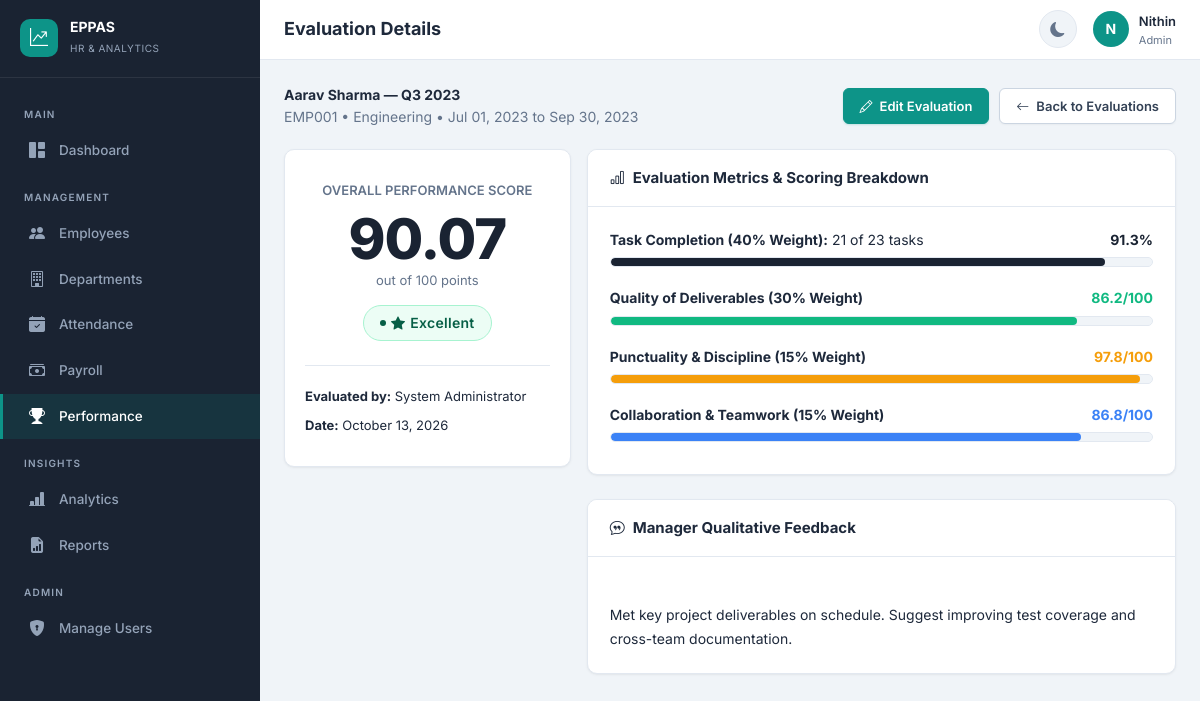
The app's page /performance/1 (signed in) with its own data.
### app/models.py (models this page shows, shortened)
class User(UserMixin, db.Model):
    __tablename__ = 'users'
    id = db.Column(db.Integer, primary_key=True)
    email = db.Column(db.String(120), unique=True, nullable=False, index=True)
    password_hash = db.Column(db.String(256), nullable=False)
    full_name = db.Column(db.String(100), nullable=False)
    role = db.Column(db.String(20), nullable=False, default='employee')  # admin, hr_manager, employee
    is_active = db.Column(db.Boolean, default=True)
    employee_id = db.Column(db.Integer, db.ForeignKey('employees.id'), nullable=True)
    created_at = db.Column(db.DateTime, default=datetime.utcnow)
    updated_at = db.Column(db.DateTime, default=datetime.utcnow, onupdate=datetime.utcnow)
    employee = db.relationship('Employee', backref='user_account', uselist=False, foreign_keys=[employee_id])
    @property
    def is_admin(self):
        return self.role == 'admin'
    @property
    def is_hr(self):
        return self.role in ('admin', 'hr_manager')

class Employee(db.Model):
    __tablename__ = 'employees'
    id = db.Column(db.Integer, primary_key=True)
    employee_code = db.Column(db.String(20), unique=True, nullable=False, index=True)
    full_name = db.Column(db.String(100), nullable=False)
    email = db.Column(db.String(120), unique=True, nullable=False, index=True)
    phone = db.Column(db.String(20), nullable=True)
    department_id = db.Column(db.Integer, db.ForeignKey('departments.id'), nullable=False)
    designation = db.Column(db.String(100), nullable=False)
    date_of_joining = db.Column(db.Date, nullable=False)
    employment_status = db.Column(db.String(20), default='active')  # active, inactive, on_leave, terminated
    basic_salary = db.Column(db.Float, nullable=False, default=0)
    hra = db.Column(db.Float, default=0)  # House Rent Allowance
    other_allowances = db.Column(db.Float, default=0)
    tax_deduction = db.Column(db.Float, default=0)
    pf_deduction = db.Column(db.Float, default=0)  # Provident Fund
    other_deductions = db.Column(db.Float, default=0)
    manager_id = db.Column(db.Integer, db.ForeignKey('employees.id'), nullable=True)
    work_location = db.Column(db.String(100), default='Main Office')
    created_at = db.Column(db.DateTime, default=datetime.utcnow)
    updated_at = db.Column(db.DateTime, default=datetime.utcnow, onupdate=datetime.utcnow)
    manager = db.relationship('Employee', remote_side=[id], backref='subordinates')
    attendance_records = db.relationship('Attendance', backref='employee', lazy='dynamic', cascade='all, delete-orphan')
    payroll_records = db.relationship('Payroll', backref='employee', lazy='dynamic', cascade='all, delete-orphan')
    performance_records = db.relationship('PerformanceEvaluation', backref='employee', lazy='dynamic', cascade='all, delete-orphan')

class PerformanceEvaluation(db.Model):
    __tablename__ = 'performance_evaluations'
    id = db.Column(db.Integer, primary_key=True)
    employee_id = db.Column(db.Integer, db.ForeignKey('employees.id'), nullable=False)
    evaluation_period = db.Column(db.String(50), nullable=False)  # e.g., "Q1 2024", "Jan 2024"
    period_start = db.Column(db.Date, nullable=False)
    period_end = db.Column(db.Date, nullable=False)
    tasks_assigned = db.Column(db.Integer, default=0)
    tasks_completed = db.Column(db.Integer, default=0)
    task_completion_pct = db.Column(db.Float, default=0)
    quality_score = db.Column(db.Float, default=0)  # 0-100
    punctuality_score = db.Column(db.Float, default=0)  # 0-100
    teamwork_score = db.Column(db.Float, default=0)  # 0-100
    manager_feedback = db.Column(db.Text, nullable=True)
    overall_score = db.Column(db.Float, default=0)
    rating = db.Column(db.String(30), default='Needs Improvement')
    evaluated_by = db.Column(db.Integer, db.ForeignKey('users.id'), nullable=True)
    created_at = db.Column(db.DateTime, default=datetime.utcnow)
    updated_at = db.Column(db.DateTime, default=datetime.utcnow, onupdate=datetime.utcnow)
    evaluator = db.relationship('User', foreign_keys=[evaluated_by])

class Department(db.Model):
    __tablename__ = 'departments'
    id = db.Column(db.Integer, primary_key=True)
    name = db.Column(db.String(100), unique=True, nullable=False)
    description = db.Column(db.Text, nullable=True)
    created_at = db.Column(db.DateTime, default=datetime.utcnow)
    employees = db.relationship('Employee', backref='department', lazy='dynamic')

### app/performance/routes.py (the view)
@performance_bp.route('/<int:eval_id>')
@login_required
def view_evaluation(eval_id):
    evaluation = PerformanceEvaluation.query.get_or_404(eval_id)
    if current_user.role == 'employee':
        if not current_user.employee_id or current_user.employee_id != evaluation.employee_id:
            flash('You can only view your own performance evaluations.', 'danger')
            return redirect(url_for('performance.performance_list'))
    return render_template('performance/view.html', evaluation=evaluation)

### app/templates/performance/view.html (shortened to what this page needs)
{% extends "base.html" %}
{% block page_title %}Evaluation Details{% endblock %}
{% block content %}
<div style="display:flex;justify-content:space-between;align-items:center;margin-bottom:20px;flex-wrap:wrap;gap:12px;">
  <div>
    <h4 style="margin:0;font-weight:700;">{{ evaluation.employee.full_name }} &mdash; {{ evaluation.evaluation_period }}</h4>
    <span class="text-muted">{{ evaluation.employee.employee_code }} &bull; {{ evaluation.employee.department.name }} &bull; {{ evaluation.period_start.strftime('%b %d, %Y') }} to {{ evaluation.period_end.strftime('%b %d, %Y') }}</span>
  </div>
  <div style="display:flex;gap:10px;">
    {% if current_user.is_hr %}
    <a href="{{ url_for('performance.edit_evaluation', eval_id=evaluation.id) }}" class="btn btn-primary">
      <i class="bi bi-pencil"></i> Edit Evaluation
    </a>
    {% endif %}
    <a href="{{ url_for('performance.performance_list') }}" class="btn btn-secondary">
      <i class="bi bi-arrow-left"></i> Back to Evaluations
    </a>
  </div>
</div>
<div class="row">
  <div class="col-md-4">
    <div class="card mb-4" style="text-align:center;padding:30px 20px;">
      <div style="font-size:13px;text-transform:uppercase;color:var(--text-muted);font-weight:600;margin-bottom:8px;">Overall Performance Score</div>
      <div style="font-size:56px;font-weight:800;color:var(--primary);letter-spacing:-1px;line-height:1.1;">
        {{ evaluation.overall_score }}
      </div>
      <div style="font-size:13px;color:var(--text-muted);margin-bottom:14px;">out of 100 points</div>
      <div>
        {% if evaluation.rating == 'Excellent' %}
        <span class="badge badge-success" style="font-size:14px;padding:6px 16px;"><i class="bi bi-star-fill"></i> Excellent</span>
        {% elif evaluation.rating == 'Good' %}
        <span class="badge badge-info" style="font-size:14px;padding:6px 16px;"><i class="bi bi-hand-thumbs-up"></i> Good</span>
        {% elif evaluation.rating == 'Satisfactory' %}
        <span class="badge badge-warning" style="font-size:14px;padding:6px 16px;"><i class="bi bi-dash-circle"></i> Satisfactory</span>
        {% else %}
        <span class="badge badge-danger" style="font-size:14px;padding:6px 16px;"><i class="bi bi-exclamation-triangle"></i> Needs Improvement</span>
        {% endif %}
      </div>
      <div style="margin-top:24px;padding-top:20px;border-top:1px solid var(--border);text-align:left;font-size:13px;">
        <div style="margin-bottom:8px;"><strong>Evaluated by:</strong> {{ evaluation.evaluator.full_name if evaluation.evaluator else 'System / HR' }}</div>
        <div><strong>Date:</strong> {{ evaluation.created_at.strftime('%B %d, %Y') if evaluation.created_at else 'N/A' }}</div>
      </div>
    </div>
  </div>
  <div class="col-md-8">
    <div class="card mb-4">
      <div class="card-header">
        <h6><i class="bi bi-bar-chart"></i> Evaluation Metrics &amp; Scoring Breakdown</h6>
      </div>
      <div class="card-body">
        <div style="margin-bottom:20px;">
          <div style="display:flex;justify-content:space-between;margin-bottom:6px;font-size:14px;">
            <span><strong>Task Completion (40% Weight):</strong> {{ evaluation.tasks_completed }} of {{ evaluation.tasks_assigned }} tasks</span>
            <strong style="color:var(--primary);">{{ "{:.1f}%".format(evaluation.task_completion_pct) }}</strong>
          </div>
          <div style="height:10px;background:var(--surface);border-radius:6px;overflow:hidden;border:1px solid var(--border);">
            <div style="width:{{ [evaluation.task_completion_pct, 100]|min }}%;height:100%;background:var(--primary);border-radius:6px;"></div>
          </div>
        </div>
        <div style="margin-bottom:20px;">
          <div style="display:flex;justify-content:space-between;margin-bottom:6px;font-size:14px;">
            <span><strong>Quality of Deliverables (30% Weight)</strong></span>
            <strong style="color:var(--success);">{{ evaluation.quality_score }}/100</strong>
          </div>
          <div style="height:10px;background:var(--surface);border-radius:6px;overflow:hidden;border:1px solid var(--border);">
            <div style="width:{{ [evaluation.quality_score, 100]|min }}%;height:100%;background:var(--success);border-radius:6px;"></div>
          </div>
        </div>
        <div style="margin-bottom:20px;">
          <div style="display:flex;justify-content:space-between;margin-bottom:6px;font-size:14px;">
            <span><strong>Punctuality &amp; Discipline (15% Weight)</strong></span>
            <strong style="color:var(--warning);">{{ evaluation.punctuality_score }}/100</strong>
          </div>
          <div style="height:10px;background:var(--surface);border-radius:6px;overflow:hidden;border:1px solid var(--border);">
            <div style="width:{{ [evaluation.punctuality_score, 100]|min }}%;height:100%;background:var(--warning);border-radius:6px;"></div>
          </div>
        </div>
        <div style="margin-bottom:10px;">
          <div style="display:flex;justify-content:space-between;margin-bottom:6px;font-size:14px;">
            <span><strong>Collaboration &amp; Teamwork (15% Weight)</strong></span>
            <strong style="color:var(--info);">{{ evaluation.teamwork_score }}/100</strong>
          </div>
          <div style="height:10px;background:var(--surface);border-radius:6px;overflow:hidden;border:1px solid var(--border);">
            <div style="width:{{ [evaluation.teamwork_score, 100]|min }}%;height:100%;background:var(--info);border-radius:6px;"></div>
          </div>
        </div>
      </div>
    </div>
    <div class="card">
      <div class="card-header">
        <h6><i class="bi bi-chat-quote"></i> Manager Qualitative Feedback</h6>
      </div>
      <div class="card-body">
        <p style="font-size:14px;line-height:1.7;color:var(--text);margin:0;white-space:pre-line;">
          {{ evaluation.manager_feedback or 'No qualitative feedback provided for this evaluation period.' }}
        </p>
      </div>
    </div>
  </div>
</div>
{% endblock %}

### app/templates/base.html (shortened to what this page needs)
<!DOCTYPE html>
<html lang="en" data-theme="light">
<head>
  <link href="https://cdn.jsdelivr.net/npm/bootstrap-icons@1.11.2/font/bootstrap-icons.css" rel="stylesheet">
  <link href="{{ url_for('static', filename='css/style.css') }}" rel="stylesheet">
</head>
<body>
  {% if current_user.is_authenticated %}
  <nav class="sidebar" id="sidebar">
    <div class="sidebar-brand">
      <div class="brand-icon"><i class="bi bi-graph-up-arrow"></i></div>
      <div>
        <h5>EPPAS</h5>
        <small>HR &amp; Analytics</small>
      </div>
    </div>
    <div class="sidebar-nav">
      <div class="nav-section">Main</div>
      <a class="nav-link {% if request.endpoint == 'analytics.dashboard' %}active{% endif %}" href="{{ url_for('analytics.dashboard') }}">
        <i class="bi bi-grid-1x2-fill"></i> Dashboard
      </a>
      <div class="nav-section">Management</div>
      {% if current_user.is_hr %}
      <a class="nav-link {% if 'employees' in request.endpoint|default('') %}active{% endif %}" href="{{ url_for('employees.employee_list') }}">
        <i class="bi bi-people-fill"></i> Employees
      </a>
      <a class="nav-link {% if request.endpoint == 'employees.department_list' %}active{% endif %}" href="{{ url_for('employees.department_list') }}">
        <i class="bi bi-building"></i> Departments
      </a>
      {% endif %}
      <a class="nav-link {% if 'attendance' in request.endpoint|default('') %}active{% endif %}" href="{{ url_for('attendance.attendance_list') }}">
        <i class="bi bi-calendar-check-fill"></i> Attendance
      </a>
      <a class="nav-link {% if 'payroll' in request.endpoint|default('') %}active{% endif %}" href="{{ url_for('payroll.payroll_list') }}">
        <i class="bi bi-cash-stack"></i> Payroll
      </a>
      <a class="nav-link {% if 'performance' in request.endpoint|default('') %}active{% endif %}" href="{{ url_for('performance.performance_list') }}">
        <i class="bi bi-trophy-fill"></i> Performance
      </a>
      {% if current_user.is_hr %}
      <div class="nav-section">Insights</div>
      <a class="nav-link {% if request.endpoint == 'analytics.analytics_detail' %}active{% endif %}" href="{{ url_for('analytics.analytics_detail') }}">
        <i class="bi bi-bar-chart-line-fill"></i> Analytics
      </a>
      <a class="nav-link {% if 'reports' in request.endpoint|default('') %}active{% endif %}" href="{{ url_for('reports.reports_index') }}">
        <i class="bi bi-file-earmark-bar-graph-fill"></i> Reports
      </a>
      {% endif %}
      {% if current_user.is_admin %}
      <div class="nav-section">Admin</div>
      <a class="nav-link {% if request.endpoint == 'auth.manage_users' %}active{% endif %}" href="{{ url_for('auth.manage_users') }}">
        <i class="bi bi-shield-lock-fill"></i> Manage Users
      </a>
      {% endif %}
    </div>
  </nav>
  <header class="topbar">
    <div style="display:flex;align-items:center;gap:12px;">
      <span class="page-title">{% block page_title %}Dashboard{% endblock %}</span>
    </div>
    <div class="topbar-actions">
      <button class="btn-icon" id="themeToggle" title="Toggle theme"><i class="bi bi-moon-fill"></i></button>
      <div class="user-menu dropdown" style="position:relative;">
        <div class="user-avatar" onclick="document.getElementById('userDropdown').classList.toggle('show')">
          {{ current_user.full_name[0]|upper }}
        </div>
        <div class="user-info" onclick="document.getElementById('userDropdown').classList.toggle('show')" style="cursor:pointer">
          <span>{{ current_user.full_name }}</span>
          <small>{{ current_user.role|replace('_', ' ')|title }}</small>
        </div>
      </div>
    </div>
  </header>
  <main class="main-content">
    <div class="content-wrapper">
      {% block content %}{% endblock %}
    </div>
  </main>
  {% else %}
    {% block public_content %}{% endblock %}
  {% endif %}
</body>
</html>

### records on screen
User: full_name "N", full_name "Nithin", role "Admin"
Employee: employee.full_name "Aarav Sharma", employee.employee_code "EMP001"
PerformanceEvaluation: evaluation_period "Q3 2023", period_start "Jul 01, 2023", period_end "Sep 30, 2023", overall_score "90.07", created_at "October 13, 2026", tasks_completed "21", tasks_assigned "23", task_completion_pct "91.3%", quality_score "86.2", punctuality_score "97.8", teamwork_score "86.8", manager_feedback "Met key project deliverables on schedule. Suggest improving test coverage and cross-team documentation."
Department: employee.department.name "Engineering"
User: evaluator "System Administrator"
